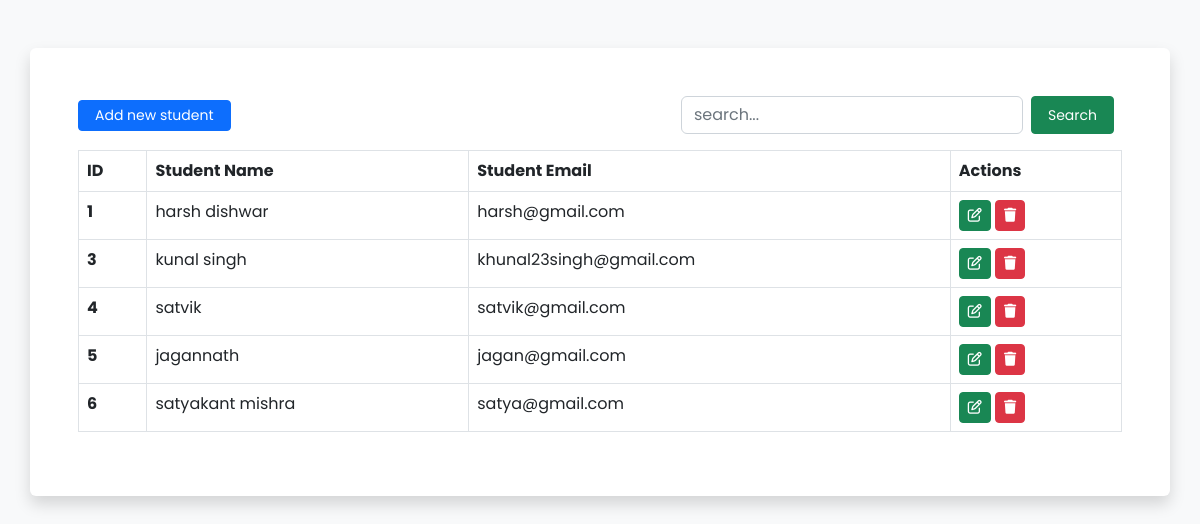
The page / on the database its author committed.
### crudapp/models.py (models this page shows, shortened)
class Student(models.Model):
    name = models.CharField(max_length=100, verbose_name="Student Name")
    email = models.EmailField(max_length=277, verbose_name="Student Email")

### crudapp/views.py (the view, shortened to what this page needs)
# urls.py: path('', views.index, name="index"),
def index(request):
    students = Student.objects.all()
    search_query = ""
    context = {"students": students, "search_query": search_query}
    return render(request, "index.html", context=context)

### crudapp/templates/index.html (shortened to what this page needs)
<!doctype html>
<html lang="en">
  <head>
    <link rel="stylesheet" href="https://cdnjs.cloudflare.com/ajax/libs/font-awesome/6.4.0/css/all.min.css" />
    <link href="https://cdn.jsdelivr.net/npm/bootstrap@5.2.3/dist/css/bootstrap.min.css" rel="stylesheet">
</head>
  <body class="bg-light">
    <div class="container mt-5 p-5 rounded shadow bg-white">
        <div class="d-flex mb-3 justify-content-between align-items-center">
            <a href="" data-bs-toggle="modal" data-bs-target="#addnewstudentModal" class="btn btn-primary px-3 btn-sm">Add new student</a>
            <div class="">
                <form method="post" class="d-flex">
                    <input type="search" name="query" class="form-control" placeholder="search..." value="{{search_query}}">
                    <button class="btn btn-success btn-sm px-3 mx-2" name="search">Search</button>
                </form>
            </div>
        </div>
        <table class="table table-bordered">
            <thead>
                <tr>
                    <th scope="col">ID</th>
                    <th scope="col">Student Name</th>
                    <th scope="col">Student Email</th>
                    <th scope="col">Actions</th>
                </tr>
            </thead>
            <tbody>
                {% for student in students %}
                    <tr>
                        <th>{{student.id}}</th>
                        <td>{{student.name}}</td>
                        <td>{{student.email}}</td>
                        <td>
                            <a href="" data-bs-toggle="modal" data-bs-target="#updatestudentModal_{{student.id}}" class="btn btn-sm btn-success"><i class="fa-regular fa-pen-to-square"></i></a>
                            <a href="" data-bs-toggle="modal" data-bs-target="#deletestudentModal_{{student.id}}" class="btn btn-sm btn-danger"><i class="fa-solid fa-trash"></i></a>
                        </td>
                    </tr>
                {% endfor %}
            </tbody>
        </table>
    </div>
  </body>
</html>

### crudapp/templates/index.html (style rules this page uses)
* { font-family: 'Poppins', sans-serif; }

### rows shown on the page
Student: id "1", name "harsh dishwar", email "harsh@gmail.com"
Student: id "3", name "kunal singh", email "khunal23singh@gmail.com"
Student: id "4", name "satvik", email "satvik@gmail.com"
Student: id "5", name "jagannath", email "jagan@gmail.com"
Student: id "6", name "satyakant mishra", email "satya@gmail.com"
